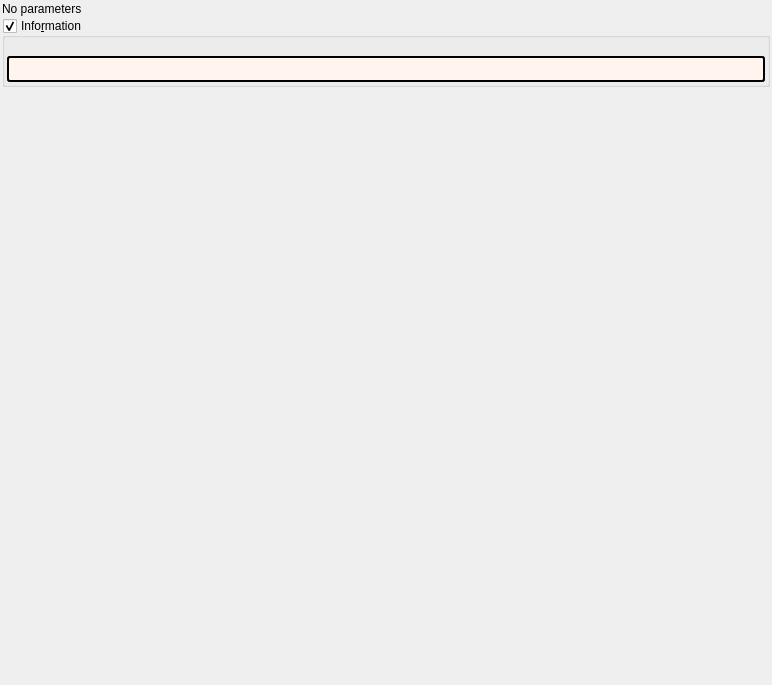
<?xml version="1.0" encoding="UTF-8"?>
<ui version="4.0">
 <class>coastalbrot</class>
 <widget class="QWidget" name="Form">
  <property name="geometry">
   <rect>
    <x>0</x>
    <y>0</y>
    <width>772</width>
    <height>685</height>
   </rect>
  </property>
  <property name="windowTitle">
   <string notr="true">coastalbrot</string>
  </property>
  <layout class="QVBoxLayout" name="verticalLayout">
   <property name="spacing">
    <number>2</number>
   </property>
   <property name="leftMargin">
    <number>2</number>
   </property>
   <property name="topMargin">
    <number>2</number>
   </property>
   <property name="rightMargin">
    <number>2</number>
   </property>
   <property name="bottomMargin">
    <number>2</number>
   </property>
   <item>
    <widget class="QLabel" name="label">
     <property name="text">
      <string>No parameters</string>
     </property>
    </widget>
   </item>
   <item>
    <widget class="MyGroupBox" name="groupCheck_info">
     <property name="title">
      <string>Info&amp;rmation</string>
     </property>
     <property name="flat">
      <bool>false</bool>
     </property>
     <property name="checkable">
      <bool>true</bool>
     </property>
     <layout class="QVBoxLayout" name="verticalLayout_2">
      <property name="spacing">
       <number>2</number>
      </property>
      <property name="leftMargin">
       <number>2</number>
      </property>
      <property name="topMargin">
       <number>2</number>
      </property>
      <property name="rightMargin">
       <number>2</number>
      </property>
      <property name="bottomMargin">
       <number>2</number>
      </property>
      <item>
       <widget class="QLabel" name="label_information_general">
        <property name="text">
        </property>
        <property name="wordWrap">
         <bool>true</bool>
        </property>
        <property name="openExternalLinks">
         <bool>true</bool>
        </property>
        <property name="textInteractionFlags">
         <set>Qt::LinksAccessibleByMouse|Qt::TextSelectableByMouse</set>
        </property>
       </widget>
      </item>
      <item>
       <widget class="QLabel" name="label_code_content">
        <property name="styleSheet">
         <string notr="true">border-style: outset; border-width: 2px; border-radius: 3px; border-color: black; background-color: #fff5ee; padding: 4px;</string>
        </property>
        <property name="text">
        </property>
        <property name="wordWrap">
         <bool>true</bool>
        </property>
        <property name="openExternalLinks">
         <bool>true</bool>
        </property>
        <property name="textInteractionFlags">
         <set>Qt::LinksAccessibleByMouse|Qt::TextSelectableByMouse</set>
        </property>
       </widget>
      </item>
     </layout>
    </widget>
   </item>
   <item>
    <spacer name="verticalSpacer">
     <property name="orientation">
      <enum>Qt::Vertical</enum>
     </property>
     <property name="sizeHint" stdset="0">
      <size>
       <width>20</width>
       <height>40</height>
      </size>
     </property>
    </spacer>
   </item>
  </layout>
 </widget>
 <customwidgets>
  <customwidget>
   <class>MyGroupBox</class>
   <extends>QGroupBox</extends>
   <header>my_group_box.h</header>
   <container>1</container>
  </customwidget>
 </customwidgets>
 <tabstops>
  <tabstop>groupCheck_info</tabstop>
 </tabstops>
 <resources/>
 <connections/>
</ui>
